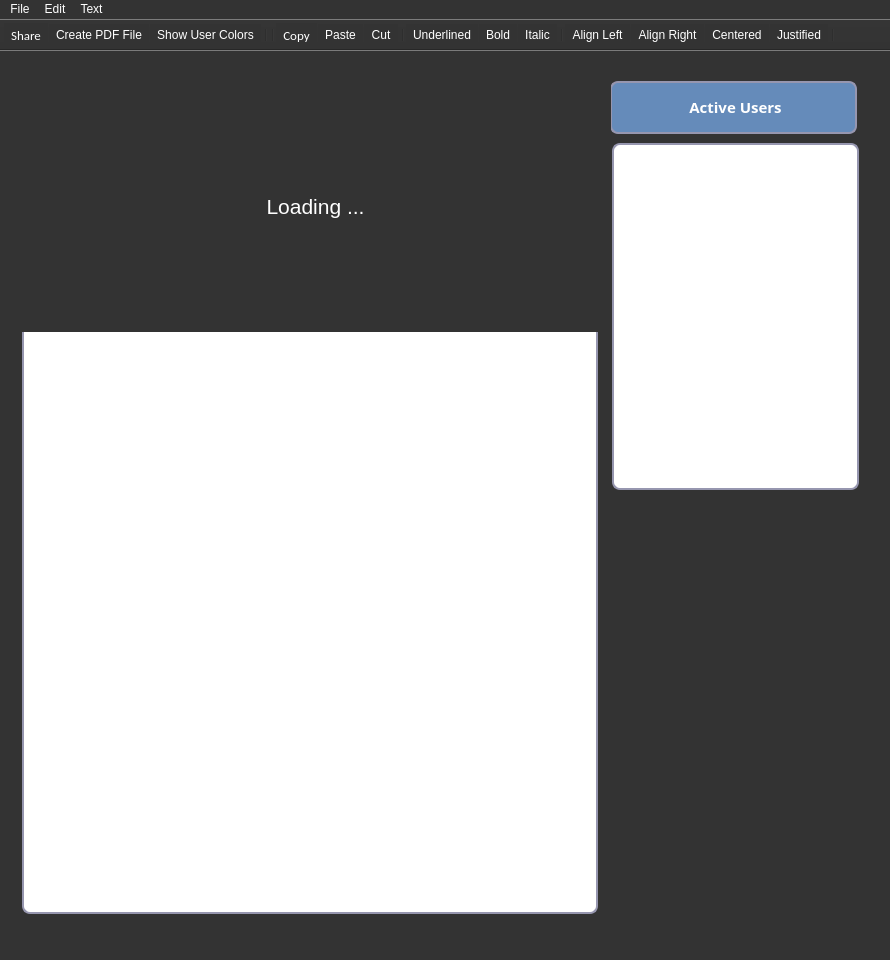
<?xml version="1.0" encoding="UTF-8"?>
<ui version="4.0">
 <class>editor</class>
 <widget class="QMainWindow" name="editor">
  <property name="geometry">
   <rect>
    <x>0</x>
    <y>0</y>
    <width>890</width>
    <height>960</height>
   </rect>
  </property>
  <property name="sizePolicy">
   <sizepolicy hsizetype="Maximum" vsizetype="Maximum">
    <horstretch>10</horstretch>
    <verstretch>10</verstretch>
   </sizepolicy>
  </property>
  <property name="minimumSize">
   <size>
    <width>89</width>
    <height>960</height>
   </size>
  </property>
  <property name="maximumSize">
   <size>
    <width>890</width>
    <height>960</height>
   </size>
  </property>
  <property name="font">
   <font>
    <family>Arial</family>
    <pointsize>10</pointsize>
    <weight>50</weight>
    <bold>false</bold>
    <underline>false</underline>
   </font>
  </property>
  <property name="cursor">
   <cursorShape>ArrowCursor</cursorShape>
  </property>
  <property name="contextMenuPolicy">
   <enum>Qt::DefaultContextMenu</enum>
  </property>
  <property name="windowTitle">
   <string>Shared Editor</string>
  </property>
  <property name="styleSheet">
   <string notr="true">background-color:#333;
color: white;</string>
  </property>
  <property name="documentMode">
   <bool>false</bool>
  </property>
  <property name="tabShape">
   <enum>QTabWidget::Triangular</enum>
  </property>
  <property name="dockOptions">
   <set>QMainWindow::AllowNestedDocks|QMainWindow::AllowTabbedDocks|QMainWindow::AnimatedDocks|QMainWindow::ForceTabbedDocks|QMainWindow::GroupedDragging|QMainWindow::VerticalTabs</set>
  </property>
  <widget class="QWidget" name="centralwidget">
   <property name="styleSheet">
    <string notr="true"/>
   </property>
   <widget class="QListWidget" name="ConnectedUsers">
    <property name="geometry">
     <rect>
      <x>580</x>
      <y>60</y>
      <width>311</width>
      <height>411</height>
     </rect>
    </property>
    <property name="font">
     <font>
      <family>Arial</family>
      <pointsize>10</pointsize>
      <weight>50</weight>
      <italic>false</italic>
      <bold>false</bold>
      <underline>false</underline>
      <kerning>false</kerning>
     </font>
    </property>
    <property name="cursor" stdset="0">
     <cursorShape>ArrowCursor</cursorShape>
    </property>
    <property name="styleSheet">
     <string notr="true">border-radius:8px; 
padding:16px; 
margin: 32px;
background-color:white;
border:2px solid rgb(150, 150, 175);
color: black;
</string>
    </property>
    <property name="iconSize">
     <size>
      <width>40</width>
      <height>40</height>
     </size>
    </property>
    <property name="spacing">
     <number>4</number>
    </property>
   </widget>
   <widget class="QLabel" name="label">
    <property name="geometry">
     <rect>
      <x>610</x>
      <y>30</y>
      <width>247</width>
      <height>53</height>
     </rect>
    </property>
    <property name="font">
     <font>
      <family>Bahnschrift SemiBold</family>
      <pointsize>12</pointsize>
      <weight>75</weight>
      <bold>true</bold>
      <underline>false</underline>
     </font>
    </property>
    <property name="layoutDirection">
     <enum>Qt::LeftToRight</enum>
    </property>
    <property name="autoFillBackground">
     <bool>false</bool>
    </property>
    <property name="styleSheet">
     <string notr="true">border-radius: 8px;
background-color: rgb(243, 239, 255);
background-color: rgb(14, 114, 237);
background-color: rgb(101, 139, 186);
color: white;
border: 2px solid rgb(150, 150, 175);</string>
    </property>
    <property name="frameShape">
     <enum>QFrame::StyledPanel</enum>
    </property>
    <property name="frameShadow">
     <enum>QFrame::Raised</enum>
    </property>
    <property name="text">
     <string>&lt;html&gt;&lt;head/&gt;&lt;body&gt;&lt;p align=&quot;center&quot;&gt;&lt;span style=&quot; font-size:11pt;&quot;&gt; Active Users&lt;/span&gt;&lt;/p&gt;&lt;/body&gt;&lt;/html&gt;</string>
    </property>
   </widget>
   <widget class="QLabel" name="label_2">
    <property name="geometry">
     <rect>
      <x>640</x>
      <y>38</y>
      <width>41</width>
      <height>41</height>
     </rect>
    </property>
    <property name="styleSheet">
     <string notr="true">color: white;
background-color: rgb(14, 114, 237);
background-color: rgb(101, 139, 186);</string>
    </property>
    <property name="text">
     <string>&lt;html&gt;&lt;head/&gt;&lt;body&gt;&lt;p&gt;&lt;img src=&quot;:/icons/icons/account.png&quot;/&gt;&lt;/p&gt;&lt;/body&gt;&lt;/html&gt;</string>
    </property>
   </widget>
   <widget class="QTextEdit" name="textEdit">
    <property name="enabled">
     <bool>true</bool>
    </property>
    <property name="geometry">
     <rect>
      <x>-10</x>
      <y>0</y>
      <width>640</width>
      <height>895</height>
     </rect>
    </property>
    <property name="sizePolicy">
     <sizepolicy hsizetype="Preferred" vsizetype="Preferred">
      <horstretch>0</horstretch>
      <verstretch>0</verstretch>
     </sizepolicy>
    </property>
    <property name="minimumSize">
     <size>
      <width>640</width>
      <height>895</height>
     </size>
    </property>
    <property name="maximumSize">
     <size>
      <width>640</width>
      <height>895</height>
     </size>
    </property>
    <property name="font">
     <font>
      <family>Arial</family>
      <pointsize>10</pointsize>
      <weight>50</weight>
      <italic>false</italic>
      <bold>false</bold>
      <underline>false</underline>
     </font>
    </property>
    <property name="cursor" stdset="0">
     <cursorShape>IBeamCursor</cursorShape>
    </property>
    <property name="styleSheet">
     <string notr="true">font:10pt &quot;Arial&quot;; 
border-radius:8px; 
padding:32px; 
margin: 32px;
background-color:white;
border:2px solid rgb(150, 150, 175);
color: black;</string>
    </property>
    <property name="frameShape">
     <enum>QFrame::StyledPanel</enum>
    </property>
    <property name="sizeAdjustPolicy">
     <enum>QAbstractScrollArea::AdjustToContentsOnFirstShow</enum>
    </property>
    <property name="autoFormatting">
     <set>QTextEdit::AutoAll</set>
    </property>
    <property name="tabChangesFocus">
     <bool>true</bool>
    </property>
    <property name="cursorWidth">
     <number>2</number>
    </property>
   </widget>
   <widget class="QLabel" name="labelLoading">
    <property name="enabled">
     <bool>true</bool>
    </property>
    <property name="geometry">
     <rect>
      <x>20</x>
      <y>30</y>
      <width>591</width>
      <height>251</height>
     </rect>
    </property>
    <property name="text">
     <string>&lt;html&gt;&lt;head/&gt;&lt;body&gt;&lt;p align=&quot;center&quot;&gt;&lt;span style=&quot; font-size:16pt;&quot;&gt;Loading ...&lt;/span&gt;&lt;/p&gt;&lt;/body&gt;&lt;/html&gt;</string>
    </property>
    <property name="textFormat">
     <enum>Qt::AutoText</enum>
    </property>
    <property name="alignment">
     <set>Qt::AlignCenter</set>
    </property>
   </widget>
  </widget>
  <widget class="QMenuBar" name="menubar">
   <property name="geometry">
    <rect>
     <x>0</x>
     <y>0</y>
     <width>890</width>
     <height>26</height>
    </rect>
   </property>
   <widget class="QMenu" name="menuFile">
    <property name="title">
     <string>File</string>
    </property>
    <addaction name="actionShare"/>
    <addaction name="actionCreate_PDF_File"/>
    <addaction name="actionUserColors"/>
    <addaction name="actionLogout"/>
   </widget>
   <widget class="QMenu" name="menuEdit">
    <property name="title">
     <string>Edit</string>
    </property>
    <addaction name="actionCopy"/>
    <addaction name="actionPaste"/>
    <addaction name="actionCut"/>
    <addaction name="actionBold"/>
    <addaction name="actionUnderlined"/>
   </widget>
   <widget class="QMenu" name="menuText">
    <property name="title">
     <string>Text</string>
    </property>
    <addaction name="actionAlign_Left"/>
    <addaction name="actionAlign_Right"/>
    <addaction name="actionCentered"/>
    <addaction name="actionJustified"/>
   </widget>
   <addaction name="menuFile"/>
   <addaction name="menuEdit"/>
   <addaction name="menuText"/>
  </widget>
  <widget class="QToolBar" name="toolBar">
   <property name="sizePolicy">
    <sizepolicy hsizetype="MinimumExpanding" vsizetype="Fixed">
     <horstretch>0</horstretch>
     <verstretch>0</verstretch>
    </sizepolicy>
   </property>
   <property name="font">
    <font>
     <family>Arial</family>
     <pointsize>10</pointsize>
     <weight>50</weight>
     <bold>false</bold>
     <underline>false</underline>
    </font>
   </property>
   <property name="windowTitle">
    <string>toolBar</string>
   </property>
   <property name="movable">
    <bool>false</bool>
   </property>
   <attribute name="toolBarArea">
    <enum>TopToolBarArea</enum>
   </attribute>
   <attribute name="toolBarBreak">
    <bool>false</bool>
   </attribute>
   <addaction name="actionShare"/>
   <addaction name="actionCreate_PDF_File"/>
   <addaction name="actionUserColors"/>
   <addaction name="separator"/>
   <addaction name="separator"/>
   <addaction name="actionCopy"/>
   <addaction name="actionPaste"/>
   <addaction name="actionCut"/>
   <addaction name="separator"/>
   <addaction name="actionUnderlined"/>
   <addaction name="actionBold"/>
   <addaction name="actionItalic"/>
   <addaction name="separator"/>
   <addaction name="actionAlign_Left"/>
   <addaction name="actionAlign_Right"/>
   <addaction name="actionCentered"/>
   <addaction name="actionJustified"/>
   <addaction name="separator"/>
  </widget>
  <action name="actionNew">
   <property name="icon">
    <iconset resource="../../Icons.qrc">
     <normaloff>:/icons/icons/new.png</normaloff>:/icons/icons/new.png</iconset>
   </property>
   <property name="text">
    <string>New</string>
   </property>
  </action>
  <action name="actionShare">
   <property name="enabled">
    <bool>true</bool>
   </property>
   <property name="icon">
    <iconset resource="../../Icons.qrc">
     <normaloff>:/icons/icons/share.png</normaloff>:/icons/icons/share.png</iconset>
   </property>
   <property name="text">
    <string>Share</string>
   </property>
   <property name="toolTip">
    <string>Share URL</string>
   </property>
   <property name="statusTip">
    <string>Share URL</string>
   </property>
   <property name="whatsThis">
    <string>Share URL</string>
   </property>
   <property name="font">
    <font>
     <family>Calibri</family>
     <pointsize>10</pointsize>
    </font>
   </property>
   <property name="shortcut">
    <string>Ctrl+S</string>
   </property>
   <property name="autoRepeat">
    <bool>true</bool>
   </property>
   <property name="shortcutVisibleInContextMenu">
    <bool>true</bool>
   </property>
  </action>
  <action name="actionCreate_PDF_File">
   <property name="icon">
    <iconset resource="../../Icons.qrc">
     <normaloff>:/icons/icons/pdf.png</normaloff>:/icons/icons/pdf.png</iconset>
   </property>
   <property name="text">
    <string>Create PDF File</string>
   </property>
   <property name="statusTip">
    <string>Create PDF File</string>
   </property>
   <property name="whatsThis">
    <string>Create PDF File</string>
   </property>
   <property name="shortcut">
    <string>Ctrl+P</string>
   </property>
  </action>
  <action name="actionCopy">
   <property name="icon">
    <iconset resource="../../Icons.qrc">
     <normaloff>:/icons/icons/copy.png</normaloff>:/icons/icons/copy.png</iconset>
   </property>
   <property name="text">
    <string>Copy</string>
   </property>
   <property name="toolTip">
    <string>Copy</string>
   </property>
   <property name="statusTip">
    <string>Copy</string>
   </property>
   <property name="font">
    <font>
     <family>Calibri</family>
     <pointsize>10</pointsize>
    </font>
   </property>
   <property name="shortcut">
    <string>Ctrl+C</string>
   </property>
  </action>
  <action name="actionPaste">
   <property name="icon">
    <iconset resource="../../Icons.qrc">
     <normaloff>:/icons/icons/paste.png</normaloff>:/icons/icons/paste.png</iconset>
   </property>
   <property name="text">
    <string>Paste</string>
   </property>
   <property name="shortcut">
    <string>Ctrl+V</string>
   </property>
  </action>
  <action name="actionCut">
   <property name="icon">
    <iconset resource="../../Icons.qrc">
     <normaloff>:/icons/icons/cut.png</normaloff>:/icons/icons/cut.png</iconset>
   </property>
   <property name="text">
    <string>Cut</string>
   </property>
   <property name="shortcut">
    <string>Ctrl+X</string>
   </property>
  </action>
  <action name="actionUndo">
   <property name="icon">
    <iconset resource="../../Icons.qrc">
     <normaloff>:/icons/icons/undo.png</normaloff>:/icons/icons/undo.png</iconset>
   </property>
   <property name="text">
    <string>Undo</string>
   </property>
   <property name="statusTip">
    <string>Undo</string>
   </property>
  </action>
  <action name="actionRedo">
   <property name="icon">
    <iconset resource="../../Icons.qrc">
     <normaloff>:/icons/icons/redo.png</normaloff>:/icons/icons/redo.png</iconset>
   </property>
   <property name="text">
    <string>Redo</string>
   </property>
   <property name="statusTip">
    <string>Redo</string>
   </property>
  </action>
  <action name="actionUnderlined">
   <property name="checkable">
    <bool>true</bool>
   </property>
   <property name="icon">
    <iconset resource="../../Icons.qrc">
     <normaloff>:/icons/icons/underlined.png</normaloff>:/icons/icons/underlined.png</iconset>
   </property>
   <property name="text">
    <string>Underlined</string>
   </property>
   <property name="shortcut">
    <string>Ctrl+S</string>
   </property>
  </action>
  <action name="actionBold">
   <property name="checkable">
    <bool>true</bool>
   </property>
   <property name="icon">
    <iconset resource="../../Icons.qrc">
     <normaloff>:/icons/icons/bold.png</normaloff>:/icons/icons/bold.png</iconset>
   </property>
   <property name="text">
    <string>Bold</string>
   </property>
   <property name="shortcut">
    <string>Ctrl+B</string>
   </property>
  </action>
  <action name="actionItalic">
   <property name="checkable">
    <bool>true</bool>
   </property>
   <property name="icon">
    <iconset resource="../../Icons.qrc">
     <normaloff>:/icons/icons/italic.png</normaloff>:/icons/icons/italic.png</iconset>
   </property>
   <property name="text">
    <string>Italic</string>
   </property>
   <property name="shortcut">
    <string>Ctrl+I</string>
   </property>
  </action>
  <action name="actionAlign_Left">
   <property name="icon">
    <iconset resource="../../Icons.qrc">
     <normaloff>:/icons/icons/left.png</normaloff>:/icons/icons/left.png</iconset>
   </property>
   <property name="text">
    <string>Align Left</string>
   </property>
  </action>
  <action name="actionAlign_Right">
   <property name="icon">
    <iconset resource="../../Icons.qrc">
     <normaloff>:/icons/icons/right.png</normaloff>:/icons/icons/right.png</iconset>
   </property>
   <property name="text">
    <string>Align Right</string>
   </property>
  </action>
  <action name="actionCentered">
   <property name="icon">
    <iconset resource="../../Icons.qrc">
     <normaloff>:/icons/icons/centered.png</normaloff>:/icons/icons/centered.png</iconset>
   </property>
   <property name="text">
    <string>Centered</string>
   </property>
  </action>
  <action name="actionJustified">
   <property name="icon">
    <iconset resource="../../Icons.qrc">
     <normaloff>:/icons/icons/justify.png</normaloff>:/icons/icons/justify.png</iconset>
   </property>
   <property name="text">
    <string>Justified</string>
   </property>
  </action>
  <action name="actionLogout">
   <property name="icon">
    <iconset resource="../../Icons.qrc">
     <normaloff>:/icons/icons/logout.png</normaloff>:/icons/icons/logout.png</iconset>
   </property>
   <property name="text">
    <string>Logout</string>
   </property>
  </action>
  <action name="actionUserColors">
   <property name="checkable">
    <bool>true</bool>
   </property>
   <property name="icon">
    <iconset resource="../../Icons.qrc">
     <normaloff>:/icons/icons/highlight_colors.png</normaloff>:/icons/icons/highlight_colors.png</iconset>
   </property>
   <property name="text">
    <string>Show User Colors</string>
   </property>
   <property name="toolTip">
    <string>Show Text Colored Backgroud</string>
   </property>
  </action>
 </widget>
 <resources>
  <include location="../../Icons.qrc"/>
 </resources>
 <connections/>
</ui>
